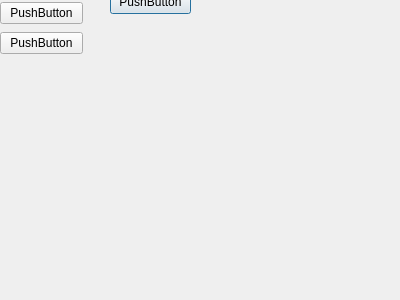
<?xml version="1.0" encoding="UTF-8"?>
<ui version="4.0">
 <class>Dialog</class>
 <widget class="QDialog" name="Dialog">
  <property name="geometry">
   <rect>
    <x>0</x>
    <y>0</y>
    <width>400</width>
    <height>300</height>
   </rect>
  </property>
  <property name="windowTitle">
   <string>Dialog</string>
  </property>
  <widget class="QPushButton" name="pushButton_3">
   <property name="geometry">
    <rect>
     <x>110</x>
     <y>-10</y>
     <width>81</width>
     <height>24</height>
    </rect>
   </property>
   <property name="text">
    <string>PushButton</string>
   </property>
  </widget>
  <widget class="QWidget" name="">
   <property name="geometry">
    <rect>
     <x>0</x>
     <y>0</y>
     <width>83</width>
     <height>56</height>
    </rect>
   </property>
   <layout class="QVBoxLayout" name="verticalLayout">
    <item>
     <widget class="QPushButton" name="pushButton">
      <property name="text">
       <string>PushButton</string>
      </property>
     </widget>
    </item>
    <item>
     <widget class="QPushButton" name="pushButton_2">
      <property name="text">
       <string>PushButton</string>
      </property>
     </widget>
    </item>
   </layout>
  </widget>
 </widget>
 <resources/>
 <connections/>
</ui>
